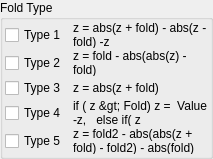
    <widget class="QGroupBox" name="groupBox">
     <property name="title">
      <string>Fold Type</string>
     </property>
     <layout class="QVBoxLayout" name="verticalLayout_3">
      <property name="leftMargin">
       <number>2</number>
      </property>
      <property name="topMargin">
       <number>2</number>
      </property>
      <property name="rightMargin">
       <number>2</number>
      </property>
      <property name="bottomMargin">
       <number>2</number>
      </property>
      <item>
       <layout class="QGridLayout" name="gridLayout" columnstretch="0,1">
        <property name="verticalSpacing">
         <number>2</number>
        </property>
        <item row="2" column="1">
         <widget class="QLabel" name="label_3">
          <property name="text">
           <string notr="true">z = abs(z + fold)</string>
          </property>
          <property name="wordWrap">
           <bool>true</bool>
          </property>
         </widget>
        </item>
        <item row="1" column="1">
         <widget class="QLabel" name="label_4">
          <property name="text">
           <string notr="true">z = fold - abs(abs(z) - fold)</string>
          </property>
          <property name="wordWrap">
           <bool>true</bool>
          </property>
         </widget>
        </item>
        <item row="2" column="0">
         <widget class="QCheckBox" name="checkBox_transf_function_enabledAz_false">
          <property name="text">
           <string>Type 3</string>
          </property>
         </widget>
        </item>
        <item row="0" column="0">
         <widget class="QCheckBox" name="checkBox_transf_function_enabledAx">
          <property name="text">
           <string>Type 1</string>
          </property>
         </widget>
        </item>
        <item row="3" column="1">
         <widget class="QLabel" name="label_8">
          <property name="text">
           <string notr="true">if ( z &gt; Fold) z =  Value -z,   else if( z &lt;Fold) z = - Value - z,</string>
          </property>
          <property name="wordWrap">
           <bool>true</bool>
          </property>
         </widget>
        </item>
        <item row="1" column="0">
         <widget class="QCheckBox" name="checkBox_transf_function_enabledAy_false">
          <property name="text">
           <string>Type 2</string>
          </property>
         </widget>
        </item>
        <item row="0" column="1">
         <widget class="QLabel" name="label">
          <property name="text">
           <string notr="true">z = abs(z + fold) - abs(z - fold) -z</string>
          </property>
          <property name="wordWrap">
           <bool>true</bool>
          </property>
         </widget>
        </item>
        <item row="3" column="0">
         <widget class="QCheckBox" name="checkBox_transf_function_enabledx_false">
          <property name="text">
           <string>Type 4</string>
          </property>
         </widget>
        </item>
        <item row="4" column="0">
         <widget class="QCheckBox" name="checkBox_transf_function_enabledy_false">
          <property name="text">
           <string>Type 5</string>
          </property>
         </widget>
        </item>
        <item row="4" column="1">
         <widget class="QLabel" name="label_6">
          <property name="text">
           <string notr="true">z = fold2 - abs(abs(z + fold) - fold2) - abs(fold)</string>
          </property>
          <property name="wordWrap">
           <bool>true</bool>
          </property>
         </widget>
        </item>
       </layout>
      </item>
     </layout>
    </widget>
